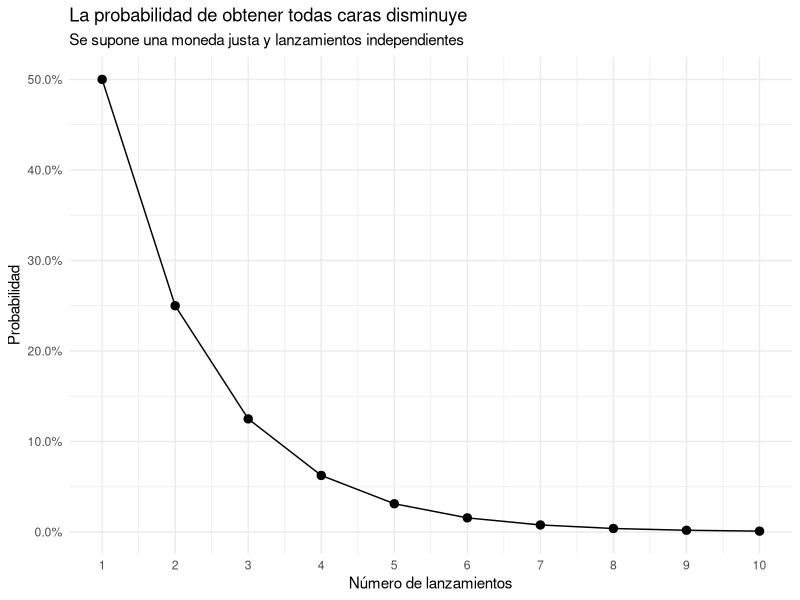
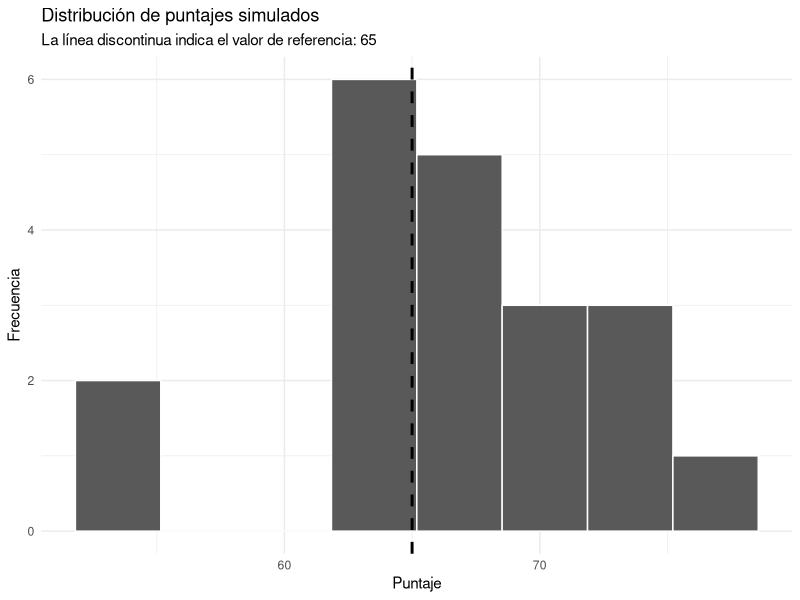
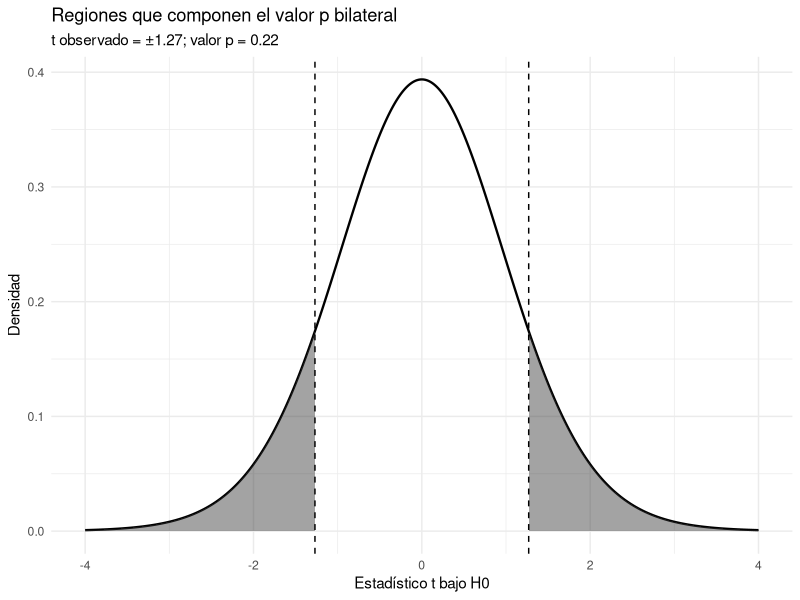

Write the R code that produced these figures, in order.
## ---- chunk 1
n <- 1:10
moneda <- data.frame(
  lanzamientos = n,
  todas_caras = 0.5^n,
  todas_caras_o_todas_cruces = 2 * 0.5^n
)
knitr::kable(moneda, digits = 4,
  col.names = c("Lanzamientos", "P(todas caras)",
                "P(todas caras o todas cruces)"))
## ---- chunk 2
library(ggplot2)

ggplot(moneda, aes(x = lanzamientos, y = todas_caras)) +
  geom_line() +
  geom_point(size = 2.5) +
  scale_x_continuous(breaks = n) +
  scale_y_continuous(labels = scales::label_percent(accuracy = 0.1)) +
  labs(
    title = "La probabilidad de obtener todas caras disminuye",
    subtitle = "Se supone una moneda justa y lanzamientos independientes",
    x = "Número de lanzamientos",
    y = "Probabilidad"
  ) +
  theme_minimal()
## ---- chunk 3
ejemplos <- data.frame(
  valor_p = c(0.001, 0.02, 0.049, 0.05, 0.08, 0.30),
  alfa = 0.05
)
ejemplos$decision <- ifelse(ejemplos$valor_p <= ejemplos$alfa,
                            "Rechazar H0", "No rechazar H0")
knitr::kable(ejemplos, digits = 3)
## ---- chunk 4
set.seed(2026)
puntajes <- round(rnorm(20, mean = 69, sd = 6), 1)
datos <- data.frame(
  estudiante = seq_along(puntajes),
  puntaje = puntajes
)
knitr::kable(datos, caption = "Puntajes simulados de 20 estudiantes")
## ---- chunk 5
ggplot(datos, aes(x = puntaje)) +
  geom_histogram(bins = 8, color = "white") +
  geom_vline(xintercept = 65, linetype = "dashed", linewidth = 1) +
  labs(
    title = "Distribución de puntajes simulados",
    subtitle = "La línea discontinua indica el valor de referencia: 65",
    x = "Puntaje",
    y = "Frecuencia"
  ) +
  theme_minimal()
## ---- chunk 6
resumen <- data.frame(
  n = nrow(datos),
  media = mean(datos$puntaje),
  desviacion_estandar = sd(datos$puntaje),
  error_estandar = sd(datos$puntaje) / sqrt(nrow(datos))
)
knitr::kable(resumen, digits = 3)
## ---- chunk 7
resultado <- t.test(
  datos$puntaje,
  mu = 65,
  alternative = "two.sided",
  conf.level = 0.95
)
resultado
## ---- chunk 8
valor_p <- resultado$p.value
estadistico_t <- unname(resultado$statistic)
grados_libertad <- unname(resultado$parameter)
ic_inferior <- resultado$conf.int[1]
ic_superior <- resultado$conf.int[2]

cat("Estadístico t:", round(estadistico_t, 3), "\n")
cat("Grados de libertad:", grados_libertad, "\n")
cat("Valor p:", format.pval(valor_p, digits = 4), "\n")
cat("IC del 95% para la media:", round(ic_inferior, 2),
    "a", round(ic_superior, 2), "\n")
## ---- chunk 9
t_obs <- abs(estadistico_t)
df_t <- grados_libertad
limite <- max(4, t_obs + 1)
curva_t <- data.frame(x = seq(-limite, limite, length.out = 1200))
curva_t$densidad <- dt(curva_t$x, df = df_t)

ggplot(curva_t, aes(x = x, y = densidad)) +
  geom_line(linewidth = 0.8) +
  geom_area(data = subset(curva_t, x <= -t_obs), alpha = 0.45) +
  geom_area(data = subset(curva_t, x >= t_obs), alpha = 0.45) +
  geom_vline(xintercept = c(-t_obs, t_obs), linetype = "dashed") +
  labs(
    title = "Regiones que componen el valor p bilateral",
    subtitle = paste0("t observado = ±", round(t_obs, 3),
                      "; valor p = ", format.pval(valor_p, digits = 3)),
    x = "Estadístico t bajo H0",
    y = "Densidad"
  ) +
  theme_minimal()
## ---- chunk 10
satisfechos <- 78
total <- 100
prueba_prop <- binom.test(
  satisfechos, total, p = 0.70,
  alternative = "two.sided",
  conf.level = 0.95
)
prueba_prop
## ---- chunk 11
tabla_prop <- data.frame(
  proporcion_observada = satisfechos / total,
  proporcion_referencia = 0.70,
  valor_p = prueba_prop$p.value,
  ic_inferior = prueba_prop$conf.int[1],
  ic_superior = prueba_prop$conf.int[2]
)
knitr::kable(tabla_prop, digits = 4)
